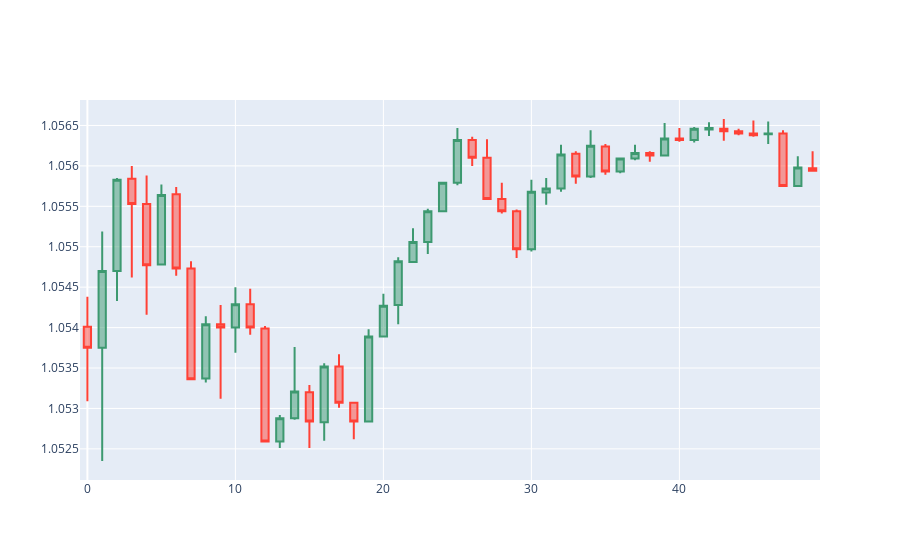

Source (notebook cell):
### Markdown cell above
Here are the last 50 timesteps:

### Code cell
timestep = -50

fig = go.Figure(data=[
    go.Candlestick(open=df['open'][timestep:], high=df['high'][timestep:],
    low=df['low'][timestep:], close=df['close'][timestep:]
    )
])
            
fig.update_layout(xaxis_rangeslider_visible=False)
fig.show()
